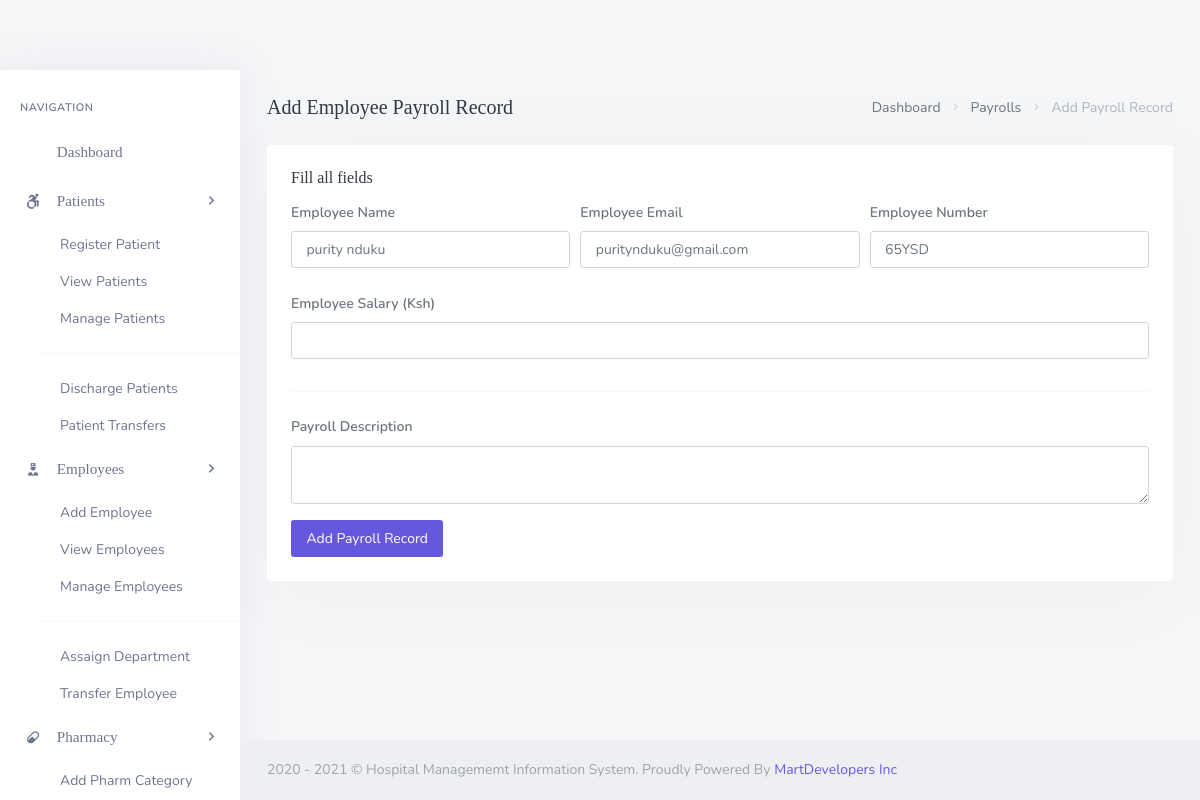
The app's page /backend/admin/his_admin_add_single_employee_payroll.php?doc_number=65YSD with its own data.
### tables this page shows
CREATE TABLE `his_docs` (
  `doc_id` int(20) NOT NULL,
  `doc_fname` varchar(200) DEFAULT NULL,
  `doc_lname` varchar(200) DEFAULT NULL,
  `doc_email` varchar(200) DEFAULT NULL,
  `doc_pwd` varchar(200) DEFAULT NULL,
  `doc_dept` varchar(200) DEFAULT NULL,
  `doc_number` varchar(200) DEFAULT NULL,
  `doc_dpic` varchar(200) DEFAULT NULL
);

### backend/admin/his_admin_add_single_employee_payroll.php (the view, shortened to what this page needs)
<?php
	include('assets/inc/config.php');
?>
<!DOCTYPE html>
<html lang="en">
    <?php include('assets/inc/head.php');?>
    <body>
        <div id="wrapper">
            <?php include("assets/inc/sidebar.php");?>
            <?php
                $doc_number = $_GET['doc_number'];
                $ret="SELECT  * FROM his_docs WHERE doc_number=?";
                $stmt= $mysqli->prepare($ret) ;
                $stmt->bind_param('s',$doc_number);
                $stmt->execute() ;
                $res=$stmt->get_result();
                while($row=$res->fetch_object())
                {
            ?>
                <div class="content-page">
                    <div class="content">
                        <div class="container-fluid">
                            <div class="row">
                                <div class="col-12">
                                    <div class="page-title-box">
                                        <div class="page-title-right">
                                            <ol class="breadcrumb m-0">
                                                <li class="breadcrumb-item"><a href="his_admin_dashboard.php">Dashboard</a></li>
                                                <li class="breadcrumb-item"><a href="javascript: void(0);">Payrolls</a></li>
                                                <li class="breadcrumb-item active">Add Payroll Record</li>
                                            </ol>
                                        </div>
                                        <h4 class="page-title">Add Employee Payroll Record</h4>
                                    </div>
                                </div>
                            </div>
                            <div class="row">
                                <div class="col-12">
                                    <div class="card">
                                        <div class="card-body">
                                            <h4 class="header-title">Fill all fields</h4>
                                            <form method="post">
                                                <div class="form-row">
                                                    <div class="form-group col-md-4">
                                                        <label for="inputEmail4" class="col-form-label">Employee Name</label>
                                                        <input type="text" required="required" readonly name="pay_doc_name" value="<?php echo $row->doc_fname;?> <?php echo $row->doc_lname;?>" class="form-control" id="inputEmail4" placeholder="Patient's Name">
                                                    </div>
                                                    <div class="form-group col-md-4">
                                                        <label for="inputPassword4" class="col-form-label">Employee Email</label>
                                                        <input required="required" type="text" readonly name="pay_doc_email" value="<?php echo $row->doc_email;?>" class="form-control"  id="inputPassword4" placeholder="Patient`s Last Name">
                                                    </div>
                                                    <div class="form-group col-md-4">
                                                        <label for="inputPassword4" class="col-form-label">Employee Number</label>
                                                        <input required="required" type="text" readonly name="pay_doc_number" value="<?php echo $row->doc_number;?>" class="form-control"  id="inputPassword4" placeholder="Patient`s Last Name">
                                                    </div>
                                                </div>
                                                <div class="form-row">
                                                    <div class="form-group col-md-12">
                                                        <label for="inputEmail4" class="col-form-label">Employee Salary (Ksh)</label>
                                                        <input type="text" required="required"  name="pay_emp_salary"  class="form-control" id="inputEmail4" >
                                                    </div>
                                                </div>
                                                <?php }?>
                                                <hr>
                                                <div class="form-group">
                                                        <label for="inputAddress" class="col-form-label">Payroll Description</label>
                                                        <textarea   type="text" class="form-control" name="pay_descr" id="editor"> </textarea>
                                                </div>
                                                <button type="submit" name="add_payroll" class="ladda-button btn btn-primary" data-style="expand-right">Add Payroll Record</button>
                                            </form>
                                        </div>
                                    </div>
                                </div>
                            </div>
                        </div>
                    </div>
                    <?php include('assets/inc/footer.php');?>
                </div>
        </div>
    </body>
</html>

### records on screen
his_docs: pay_doc_name "purity nduku", pay_doc_email "puritynduku@gmail.com", pay_doc_number "65YSD"
